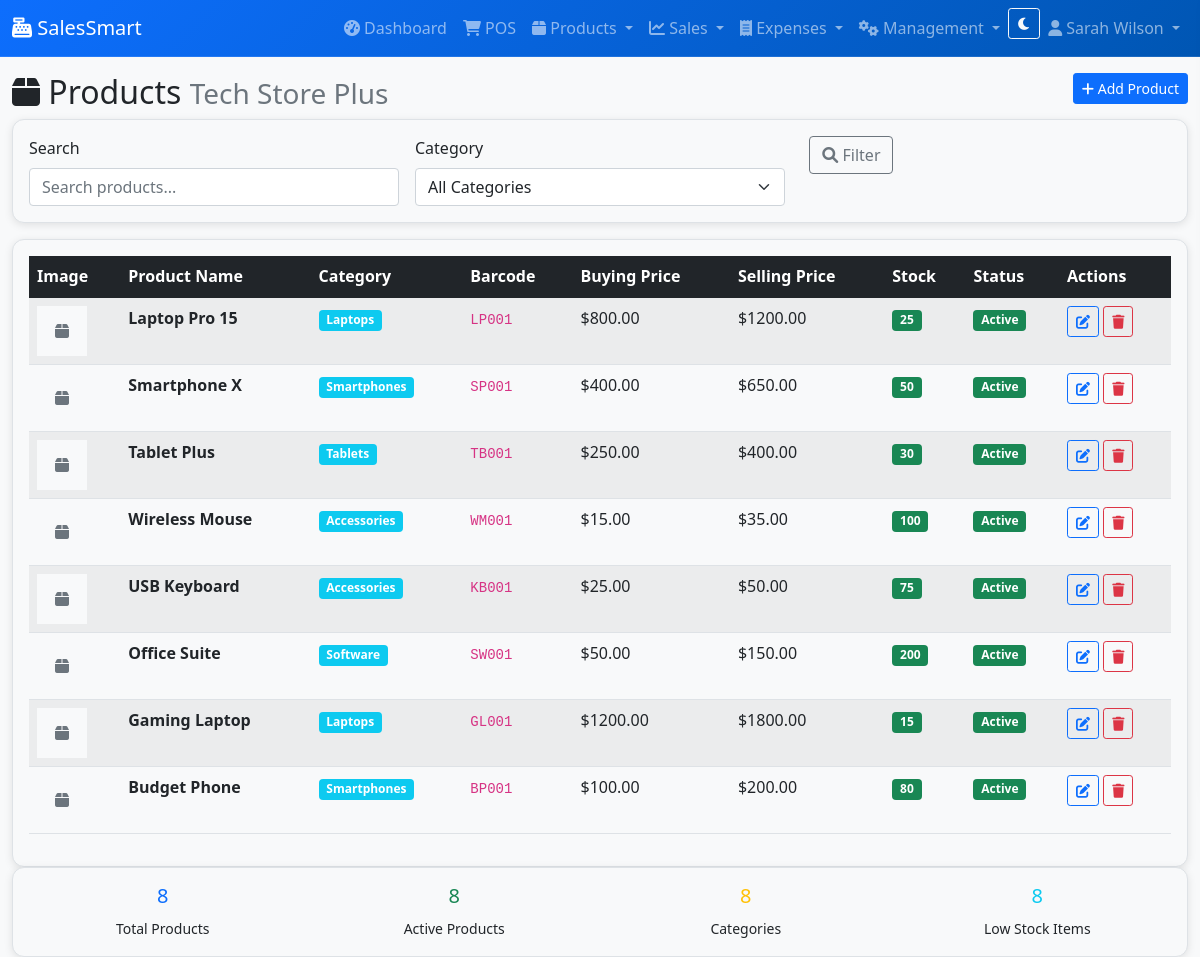
The app's page /products/ (signed in) with its own data.
### pos/models.py (models this page shows, shortened)
class User(AbstractUser):
    business = models.ForeignKey(Business, on_delete=models.CASCADE, null=True, blank=True)
    role = models.CharField(max_length=20, default='Cashier')  # Admin, Manager, Cashier
    phone = models.CharField(max_length=20, blank=True)
    is_business_admin = models.BooleanField(default=False)
    created_at = models.DateTimeField(auto_now_add=True)
    last_login_business = models.DateTimeField(null=True, blank=True)

class Business(models.Model):
    name = models.CharField(max_length=200)
    subdomain = models.SlugField(unique=True)
    email = models.EmailField()
    phone = models.CharField(max_length=20)
    address = models.TextField()
    logo = models.ImageField(upload_to='business_logos/', blank=True, null=True)
    is_active = models.BooleanField(default=True)
    created_at = models.DateTimeField(auto_now_add=True)
    subscription_plan = models.CharField(max_length=50, default='Basic')  # Basic, Pro, Enterprise
    max_users = models.IntegerField(default=5)
    class Meta:
        verbose_name_plural = "Businesses"

class Product(models.Model):
    business = models.ForeignKey(Business, on_delete=models.CASCADE)
    name = models.CharField(max_length=200)
    barcode = models.CharField(max_length=50, unique=True)
    category = models.ForeignKey(Category, on_delete=models.SET_NULL, null=True, blank=True)
    buying_price = models.DecimalField(max_digits=10, decimal_places=2)
    selling_price = models.DecimalField(max_digits=10, decimal_places=2)
    stock_quantity = models.IntegerField(default=0)
    low_stock_threshold = models.IntegerField(default=10)
    description = models.TextField(blank=True)
    image = models.ImageField(upload_to='products/', blank=True, null=True)
    is_active = models.BooleanField(default=True)
    created_at = models.DateTimeField(auto_now_add=True)
    updated_at = models.DateTimeField(auto_now=True)
    class Meta:
        unique_together = ['business', 'name']
    def is_low_stock(self):
        return self.stock_quantity <= self.low_stock_threshold

class Category(models.Model):
    business = models.ForeignKey(Business, on_delete=models.CASCADE)
    name = models.CharField(max_length=100)
    description = models.TextField(blank=True)
    is_active = models.BooleanField(default=True)
    created_at = models.DateTimeField(auto_now_add=True)
    class Meta:
        verbose_name_plural = "Categories"
        unique_together = ['business', 'name']

### pos/views.py (the view)
# urls.py: path('products/', views.product_list, name='product_list'),
@login_required
def product_list(request):
    if not request.business:
        return redirect('admin/')
    products = Product.objects.filter(business=request.business)
    categories = Category.objects.filter(business=request.business)
    category_id = request.GET.get('category')
    if category_id:
        products = products.filter(category_id=category_id)
    search = request.GET.get('search')
    if search:
        products = products.filter(
            Q(name__icontains=search) |
            Q(barcode__icontains=search)
        )
    context = {
        'products': products,
        'categories': categories,
    }
    return render(request, 'pos/product_list.html', context)

### pos/templates/pos/product_list.html (shortened to what this page needs)
{% extends 'pos/base.html' %}
{% block content %}
<div class="row">
    <div class="col-12">
        <h2>
            <i class="fas fa-box"></i> Products
            <small class="text-muted">{{ request.business.name }}</small>
            <a href="{% url 'pos:product_create' %}" class="btn btn-primary btn-sm float-end">
                <i class="fas fa-plus"></i> Add Product
            </a>
        </h2>
    </div>
</div>
<div class="row mb-3">
    <div class="col-md-12">
        <div class="card">
            <div class="card-body">
                <form method="get" class="row g-3">
                    <div class="col-md-4">
                        <label for="search" class="form-label">Search</label>
                        <input type="text" name="search" class="form-control" placeholder="Search products..." value="{{ request.GET.search }}">
                    </div>
                    <div class="col-md-4">
                        <label for="category" class="form-label">Category</label>
                        <select name="category" class="form-select">
                            <option value="">All Categories</option>
                        </select>
                    </div>
                    <div class="col-md-4">
                        <label for="submit" class="form-label">&nbsp;</label>
                        <button type="submit" class="btn btn-outline-secondary">
                            <i class="fas fa-search"></i> Filter
                        </button>
                    </div>
                </form>
            </div>
        </div>
    </div>
</div>
<div class="row">
    <div class="col-12">
        <div class="card">
            <div class="card-body">
                <div class="table-responsive">
                    <table class="table table-striped table-hover">
                        <thead class="table-dark">
                            <tr>
                                <th>Image</th>
                                <th>Product Name</th>
                                <th>Category</th>
                                <th>Barcode</th>
                                <th>Buying Price</th>
                                <th>Selling Price</th>
                                <th>Stock</th>
                                <th>Status</th>
                                <th>Actions</th>
                            </tr>
                        </thead>
                        <tbody>
                            {% for product in products %}
                            <tr>
                                <td>
                                    {% if product.image %}
                                    <img src="{{ product.image.url }}" alt="{{ product.name }}" style="width: 50px; height: 50px; object-fit: cover;">
                                    {% else %}
                                    <div style="width: 50px; height: 50px; background-color: #f8f9fa; display: flex; align-items: center; justify-content: center;">
                                        <i class="fas fa-box text-muted"></i>
                                    </div>
                                    {% endif %}
                                </td>
                                <td>
                                    <strong>{{ product.name }}</strong>
                                </td>
                                <td>
                                    {% if product.category %}
                                    <span class="badge bg-info">{{ product.category.name }}</span>
                                    {% else %}
                                    <span class="text-muted">No category</span>
                                    {% endif %}
                                </td>
                                <td><code>{{ product.barcode }}</code></td>
                                <td>${{ product.buying_price|floatformat:2 }}</td>
                                <td>${{ product.selling_price|floatformat:2 }}</td>
                                <td>
                                    {% if product.is_low_stock %}
                                    <span class="badge bg-danger">{{ product.stock_quantity }}</span>
                                    {% else %}
                                    <span class="badge bg-success">{{ product.stock_quantity }}</span>
                                    {% endif %}
                                </td>
                                <td>
                                    {% if product.is_active %}
                                    <span class="badge bg-success">Active</span>
                                    {% else %}
                                    <span class="badge bg-secondary">Inactive</span>
                                    {% endif %}
                                </td>
                                <td>
                                    <a href="{% url 'pos:product_edit' product.id %}" class="btn btn-sm btn-outline-primary">
                                        <i class="fas fa-edit"></i>
                                    </a>
                                    <a href="{% url 'pos:product_delete' product.id %}" class="btn btn-sm btn-outline-danger">
                                        <i class="fas fa-trash"></i>
                                    </a>
                                </td>
                            </tr>
                            {% endfor %}
                        </tbody>
                    </table>
                </div>
            </div>
        </div>
    </div>
</div>
<div class="row">
    <div class="col-md-12">
        <div class="card">
            <div class="card-body">
                <div class="row">
                    <div class="col-md-3">
                        <div class="text-center">
                            <h5 class="text-primary">{{ products|length }}</h5>
                            <small>Total Products</small>
                        </div>
                    </div>
                    <div class="col-md-3">
                        <div class="text-center">
                            <h5 class="text-success">{{ products|length }}</h5>
                            <small>Active Products</small>
                        </div>
                    </div>
                    <div class="col-md-3">
                        <div class="text-center">
                            <h5 class="text-warning">{{ products|length }}</h5>
                            <small>Categories</small>
                        </div>
                    </div>
                    <div class="col-md-3">
                        <div class="text-center">
                            <h5 class="text-info">{{ products|length }}</h5>
                            <small>Low Stock Items</small>
                        </div>
                    </div>
                </div>
            </div>
        </div>
    </div>
</div>
{% endblock %}

### pos/templates/pos/base.html (shortened to what this page needs)
<!DOCTYPE html>
<html lang="en">
<head>
    <link href="https://cdn.jsdelivr.net/npm/bootstrap@5.1.3/dist/css/bootstrap.min.css" rel="stylesheet">
    <link href="https://cdnjs.cloudflare.com/ajax/libs/font-awesome/6.0.0/css/all.min.css" rel="stylesheet">
</head>
<body>
    {% if user.is_authenticated and request.business %}
    <nav class="navbar navbar-expand-lg navbar-dark bg-primary">
        <div class="container-fluid">
            <a class="navbar-brand" href="{% url 'pos:dashboard' %}">
                <i class="fas fa-cash-register"></i> SalesSmart
            </a>
            <div class="d-none d-lg-flex">
                <ul class="navbar-nav me-auto">
                    <li class="nav-item">
                        <a class="nav-link" href="{% url 'pos:dashboard' %}">
                            <i class="fas fa-tachometer-alt"></i> Dashboard
                        </a>
                    </li>
                    <li class="nav-item">
                        <a class="nav-link" href="{% url 'pos:pos_interface' %}">
                            <i class="fas fa-shopping-cart"></i> POS
                        </a>
                    </li>
                    <li class="nav-item dropdown">
                        <a class="nav-link dropdown-toggle" href="#" id="productsDropdown" role="button" data-bs-toggle="dropdown">
                            <i class="fas fa-box"></i> Products
                        </a>
                    </li>
                    <li class="nav-item dropdown">
                        <a class="nav-link dropdown-toggle" href="#" id="salesDropdown" role="button" data-bs-toggle="dropdown">
                            <i class="fas fa-chart-line"></i> Sales
                        </a>
                    </li>
                    <li class="nav-item dropdown">
                        <a class="nav-link dropdown-toggle" href="#" id="expensesDropdown" role="button" data-bs-toggle="dropdown">
                            <i class="fas fa-receipt"></i> Expenses
                        </a>
                    </li>
                    {% if user.is_business_admin %}
                    <li class="nav-item dropdown">
                        <a class="nav-link dropdown-toggle" href="#" id="managementDropdown" role="button" data-bs-toggle="dropdown">
                            <i class="fas fa-cogs"></i> Management
                        </a>
                    </li>
                    {% endif %}
                </ul>
                <ul class="navbar-nav">
                    <li class="nav-item">
                        <button class="btn btn-outline-light btn-sm" id="darkModeToggle" onclick="toggleDarkMode()">
                            <i class="fas fa-moon" id="darkModeIcon"></i>
                        </button>
                    </li>
                    <li class="nav-item dropdown">
                        <a class="nav-link dropdown-toggle" href="#" id="userDropdown" role="button" data-bs-toggle="dropdown">
                            <i class="fas fa-user"></i> {{ user.get_full_name|default:user.username }}
                        </a>
                    </li>
                </ul>
            </div>
        </div>
    </nav>
    <div class="container-fluid mt-3">
        {% block content %}
        {% endblock %}
    </div>
    {% else %}
        <div class="container">
            {% block login_content %}
            {% endblock %}
        </div>
    {% endif %}
</body>
</html>

### pos/templates/pos/base.html (style rules this page uses)
:root { --bg-primary: #0d6efd; --bg-secondary: #6c757d; --bg-success: #198754; --bg-info: #0dcaf0; --bg-warning: #ffc107; --bg-danger: #dc3545; --bg-light: #f8f9fa; --bg-dark: #212529; --text-primary: #0d6efd; --text-secondary: #6c757d; --text-success: #198754; --text-info: #0dcaf0; --text-warning: #ffc107; --text-danger: #dc3545; --text-light: #f8f9fa; --text-dark: #212529; }
body { font-family: 'Segoe UI', Tahoma, Geneva, Verdana, sans-serif; background-color: var(--bg-light); color: var(--text-dark); transition: background-color 0.3s ease, color 0.3s ease; }
.navbar { background: linear-gradient(135deg, var(--bg-primary), #0056b3); border-bottom: 1px solid rgba(255,255,255,0.1); transition: background-color 0.3s ease, border-color 0.3s ease; }
.card { border: 1px solid #dee2e6; border-radius: 12px; box-shadow: 0 2px 8px rgba(0,0,0,0.1); background-color: var(--bg-light); transition: background-color 0.3s ease, border-color 0.3s ease; }
.form-control { transition: background-color 0.3s ease, border-color 0.3s ease, color 0.3s ease; }
.btn { transition: background-color 0.3s ease, border-color 0.3s ease, color 0.3s ease; }

### records on screen
User: get_full_name "Sarah Wilson"
Business: business.name "Tech Store Plus"
Product: name "Laptop Pro 15", category.name "Laptops", barcode "LP001", buying_price "800.00", selling_price "1200.00", stock_quantity "25", is_active "Active"
Product: name "Smartphone X", category.name "Smartphones", barcode "SP001", buying_price "400.00", selling_price "650.00", stock_quantity "50", is_active "Active"
Product: name "Tablet Plus", category.name "Tablets", barcode "TB001", buying_price "250.00", selling_price "400.00", stock_quantity "30", is_active "Active"
Product: name "Wireless Mouse", category.name "Accessories", barcode "WM001", buying_price "15.00", selling_price "35.00", stock_quantity "100", is_active "Active"
Product: name "USB Keyboard", category.name "Accessories", barcode "KB001", buying_price "25.00", selling_price "50.00", stock_quantity "75", is_active "Active"
Product: name "Office Suite", category.name "Software", barcode "SW001", buying_price "50.00", selling_price "150.00", stock_quantity "200", is_active "Active"
Product: name "Gaming Laptop", category.name "Laptops", barcode "GL001", buying_price "1200.00", selling_price "1800.00", stock_quantity "15", is_active "Active"
Product: name "Budget Phone", category.name "Smartphones", barcode "BP001", buying_price "100.00", selling_price "200.00", stock_quantity "80", is_active "Active"

### other values on screen
{{ products|length }} "8"
